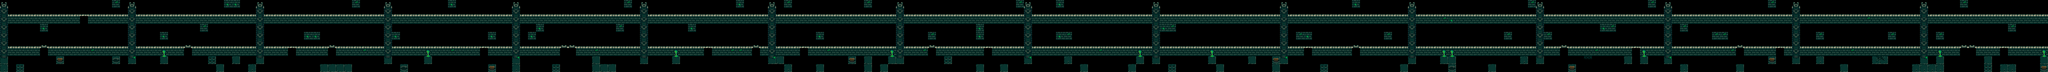

This game map was drawn from its Tiled (.tmx) file and the tilesets committed beside it. A one-line description and the trimmed map source follow:
An orthogonal 256x9 tile map with 16x16 px tiles, 1 tile layer (decoration), 1 hidden layer not drawn, 3 tilesets and 8 objects (6x spawnpoint, Player, portal).

<map version="1.9" tiledversion="1.9.2" orientation="orthogonal" renderorder="right-down" width="256" height="9" tilewidth="16" tileheight="16" infinite="0" nextlayerid="6" nextobjectid="13">
 <properties>
  <property name="music" value="audio/music/3.ogg" />
 </properties>
 <tileset firstgid="1" source="entities.tsx" />
 <tileset firstgid="24" source="dessert_dungeon.tsx" />
 <tileset firstgid="154" source="DarkDungeon.tsx" />
 <layer id="2" name="bgd" width="256" height="9" visible="0">
  <data>[2304 cells, 2304 non-empty, 6 distinct tile ids]</data>
 </layer>
 <layer id="4" name="decoration" width="256" height="9">
  <data>[2304 cells, 1253 non-empty, 25 distinct tile ids]</data>
 </layer>
 <objectgroup id="5" name="entities">
  <object id="3" name="Player" gid="1" x="3.33502" y="118.083" width="16" height="28" />
  <object id="4" name="spawnpoint" x="645.335" y="4.58342" width="20.3333" height="136.667" />
  <object id="5" name="spawnpoint" x="1607.26" y="4.24992" width="20.3333" height="136.667" />
  <object id="7" name="spawnpoint" x="165.085" y="1.91675" width="20.3333" height="136.667" />
  <object id="8" name="spawnpoint" x="1128.41" y="5.24992" width="20.3333" height="136.667" />
  <object id="9" name="spawnpoint" x="2087.92" y="1.24992" width="20.3333" height="136.667" />
  <object id="10" name="spawnpoint" x="2566.92" y="6.24992" width="20.3333" height="136.667" />
  <object id="12" name="portal" gid="23" x="4042.5" y="125" width="64" height="64" />
 </objectgroup>
</map>
